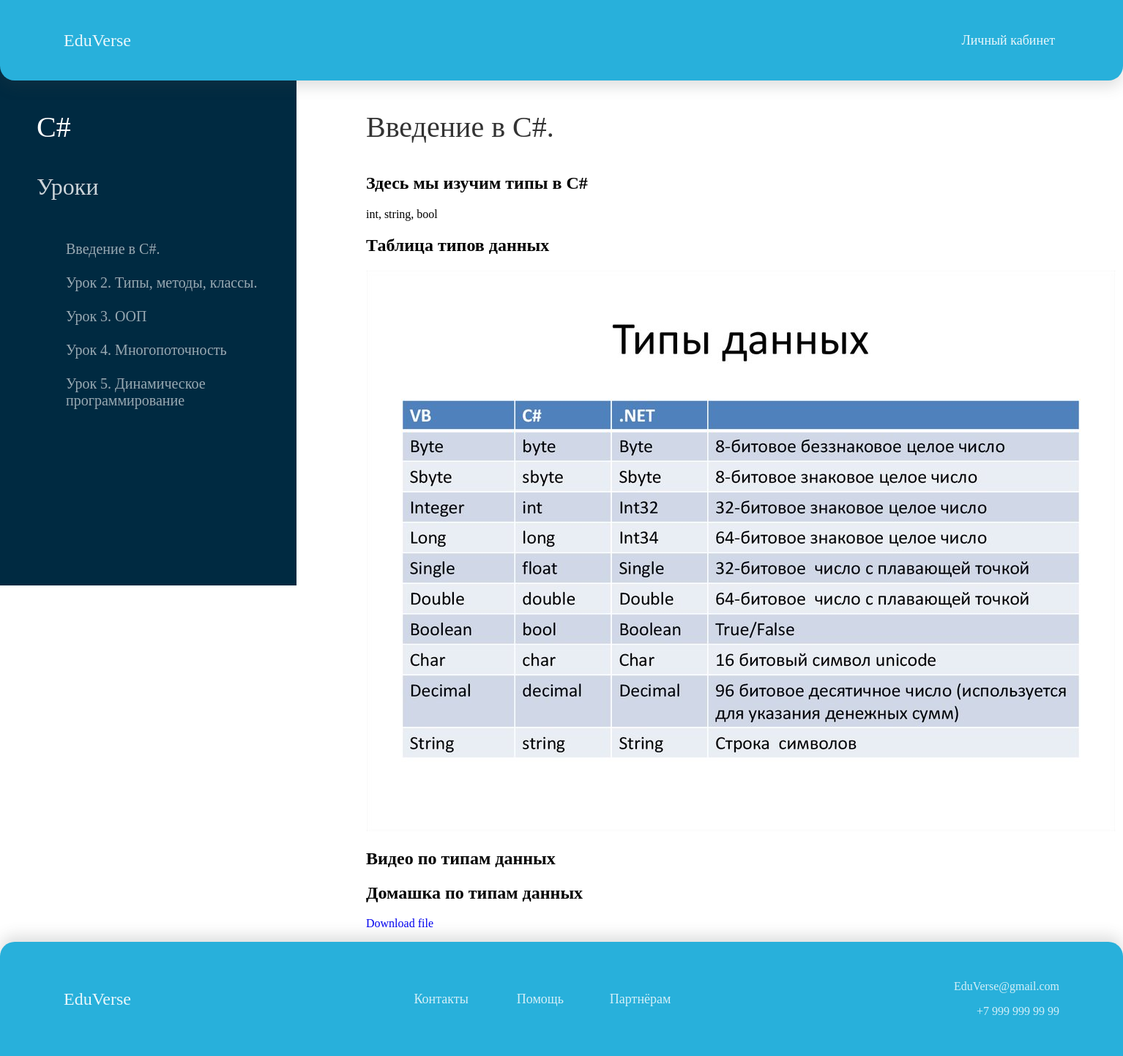
Screenshot of /students/course/5/ (signed in) with the database file from the repository.
### courses/models.py (models this page shows, shortened)
class Course(models.Model):
    owner = models.ForeignKey(User,
                              related_name='courses_created',
                              on_delete=models.CASCADE)
    subject = models.ForeignKey(Subject,
                                related_name='courses',
                                on_delete=models.CASCADE)
    title = models.CharField(max_length=200)
    slug = models.SlugField(max_length=200, unique=True)
    overview = models.TextField()
    created = models.DateTimeField(auto_now_add=True)
    students = models.ManyToManyField(User,
                                      related_name='courses_joined',
                                      blank=True)
    class Meta:
        ordering = ['-created']

class Module(models.Model):
    course = models.ForeignKey(Course,
                               related_name='modules',
                               on_delete=models.CASCADE)
    title = models.CharField(max_length=200)
    description = models.TextField(blank=True)
    order = OrderField(blank=True, for_fields=['course'])
    class Meta:
        ordering = ['order']

class Content(models.Model):
    module = models.ForeignKey(Module,
                               related_name='contents',
                               on_delete=models.CASCADE)
    content_type = models.ForeignKey(ContentType,
                                     on_delete=models.CASCADE,
                                     limit_choices_to={'model__in':(
                                     'text',
                                     'video',
                                     'image',
                                     'file')})
    object_id = models.PositiveIntegerField()
    item = GenericForeignKey('content_type', 'object_id')
    order = OrderField(blank=True, for_fields=['module'])
    class Meta:
        ordering = ['order']

class ItemBase(models.Model):
    owner = models.ForeignKey(User,
                              related_name='%(class)s_related',
                              on_delete=models.CASCADE)
    title = models.CharField(max_length=250)
    created = models.DateTimeField(auto_now_add=True)
    updated = models.DateTimeField(auto_now=True)
    class Meta:
        abstract = True
    def render(self):
     return render_to_string(
            f'courses/content/{self._meta.model_name}.html',
            {'item': self})

class Text(ItemBase):
    content = models.TextField()

class Image(ItemBase):
    file = models.FileField(upload_to='images')

class Video(ItemBase):
    url = models.URLField()

class File(ItemBase):
    file = models.FileField(upload_to='files')

### students/views.py (the view)
class StudentCourseDetailView(DetailView):
    model = Course
    template_name = 'students/course/detail.html'
    def get_queryset(self):
        qs = super().get_queryset()
        return qs.filter(students__in=[self.request.user])
    def get_context_data(self, **kwargs):
        context = super().get_context_data(**kwargs)
        course = self.get_object()
        if 'module_id' in self.kwargs:
            context['module'] = course.modules.get(
                id=self.kwargs['module_id'])
        else:
            context['module'] = course.modules.all()[0]
        return context

### students/templates/students/course/detail.html (shortened to what this page needs)
{% extends "base.html" %}
{% block content %}
<div class="side_bar_module"></div>
  <div class="side_bar_module_content">
  <p style="font-size: 40px;">
    {{ object.title }}
  </p>
  <div class="contents">
    <p
    style="color: rgba(255, 255, 255, 0.80);
font-family: Gilroy;
font-size: 32px;"
    >Уроки</p>
    <ul id="modules">
      {% for m in object.modules.all %}
        <li class="lessons" data-id="{{ m.id }}" {% if m == module %}class="selected"{% endif %}>
          <a style="color: rgba(255, 255, 255, 0.60); font-size: 20px;"
                  href='{% url "student_course_detail_module" object.id m.id %}'>
            <br>
            {{ m.title }}
                        <br>
          </a>
        </li>
      {% empty %}
        <li>No modules yet.</li>
      {% endfor %}
    </ul>
  </div>
</div>
  </div>
<div class="module_content">
  <div class="module">
    <p style="
  color: rgba(0, 0, 0, 0.80);
font-family: Gilroy;
font-size: 40px;
font-style: normal;
font-weight: 500;
line-height: normal;
">
    {{ module.title }}
    </p>
      {% for content in module.contents.all %}
        {% with item=content.item %}
          <h2>{{ item.title }}</h2>
          {{ item.render }}
        {% endwith %}
      {% endfor %}
  </div>
 </div>
{% endblock %}

### courses/templates/courses/content/text.html
{{ item.content|linebreaks }}

### courses/templates/courses/content/image.html
<p>
 <img src="{{ item.file.url }}" alt="{{ item.title }}">
</p>

### courses/templates/courses/content/file.html
<p>
 <a href="{{ item.file.url }}" class="button">Download file</a>
</p>

### courses/static/base.css (style rules this page uses)
html { height: 100%; overflow-x: hidden; }
body { height: 100%; margin: 0; font-family: Gilroy-Medium; font-weight: 500; }
a { text-decoration: none; }
li { list-style-type: none; }
.side_bar_module { box-sizing: border-box; background: rgba(0,0,0,0.3); width: 405px; position: absolute; z-index: -1; top: 0; background: #002A41; height: 100vh; position: fixed; }
.side_bar_module_content { box-sizing: border-box; width: 355px; position: absolute; z-index: 1; top: 0; color: #fff; height: 100vh; margin-top:110px; margin-left: 50px; }
.module_content { margin-left: 500px; margin-top: 0px; }
.lessons { list-style-image: url(../../../img/lesson_marker.svg.svg); }

### rows the page displays
Course: title "C#"
Module: title "Введение в C#."
Module: title "Урок 2. Типы, методы, классы."
Module: title "Урок 3. ООП"
Module: title "Урок 4. Многопоточность"
Module: title "Урок 5. Динамическое программирование"
Content: item "Здесь мы изучим типы в C#", item.content "int, string, bool"
Content: item "Таблица типов данных", item.file (picture)
Content: item "Видео по типам данных"
Content: item "Домашка по типам данных"
